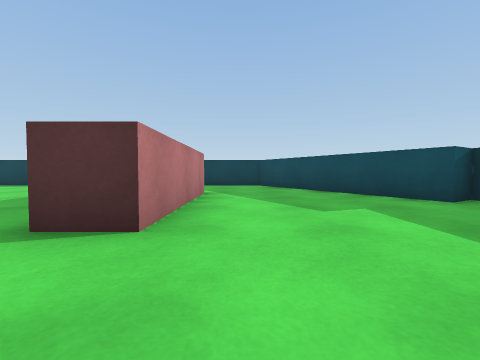
view 1 (above)

18 first-person views from a walk through a 3-D level made in the Unity game engine. The camera is 0.55 m above the floor, tilts 2° down and sees 90° across. The floor is counted in squares, 1 m on a side. Each view is taken from the middle of a square. On the plan, view 1 faces up. The plan holds only what a view shows up to about 9 squares ahead; the rest is blank. The place goes on beyond the plan.

view 2
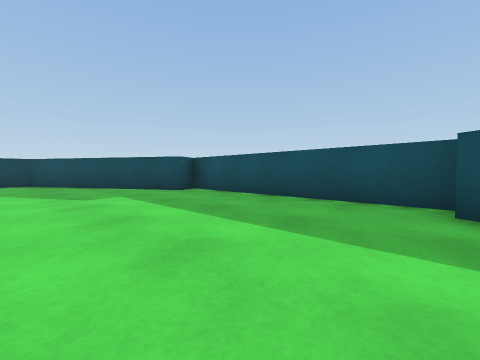

view 3
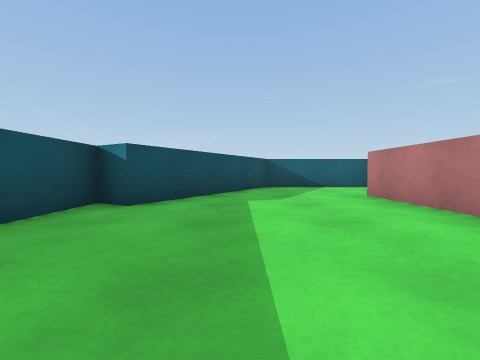

view 4
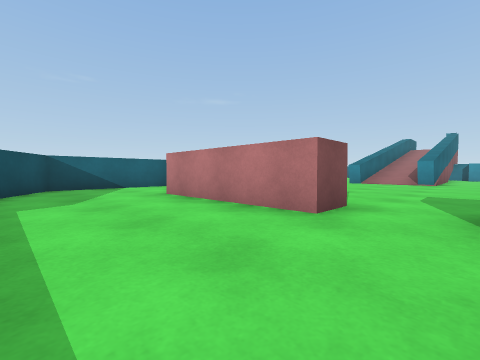

view 5
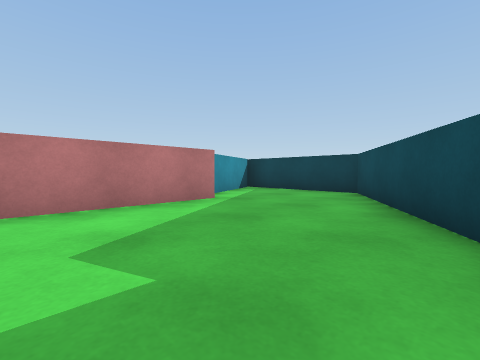

view 6
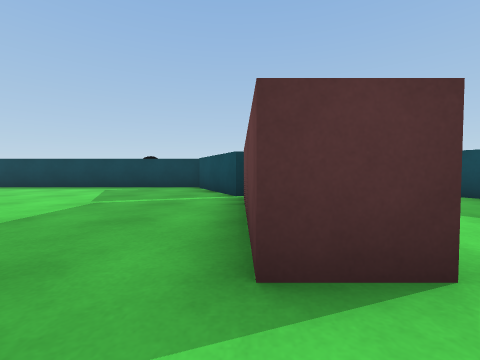

view 7
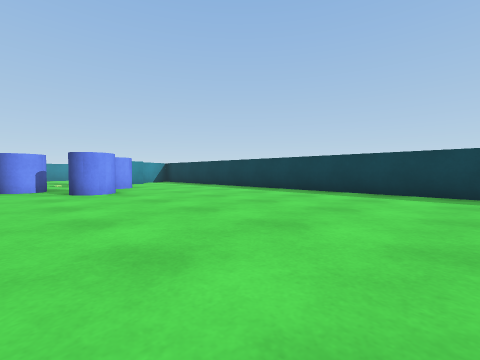

view 8
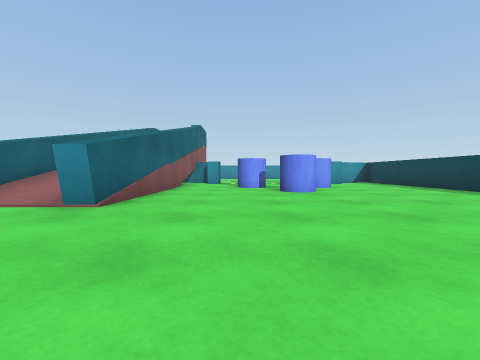

view 9
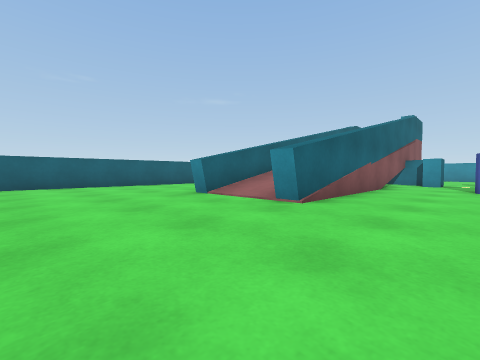

view 10
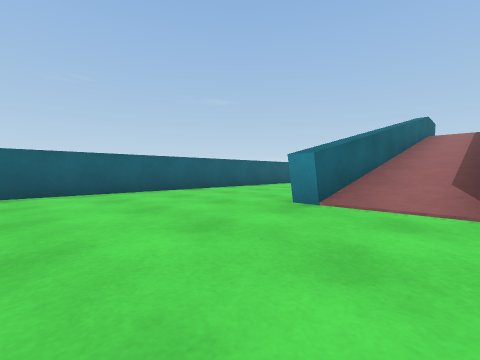

view 11
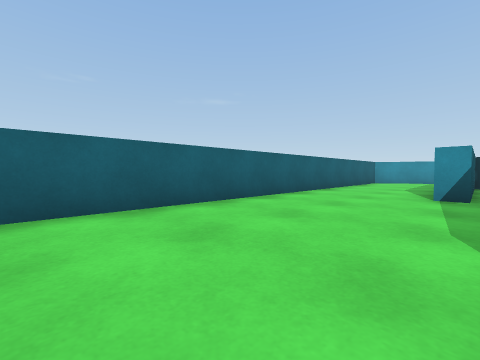

view 12
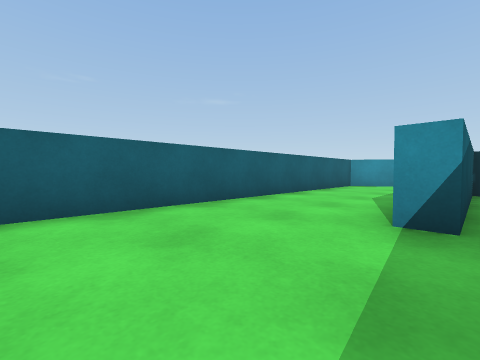

view 13
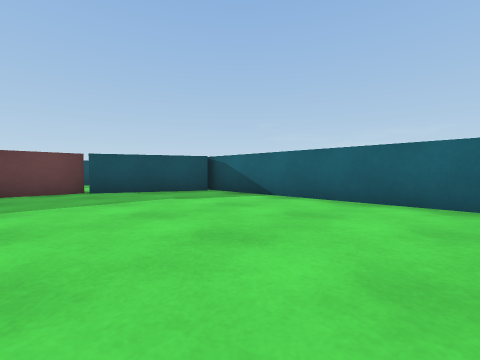

view 14
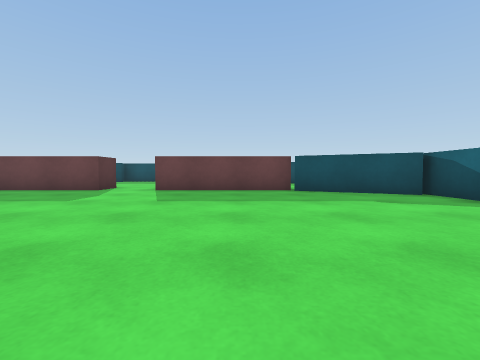

view 15
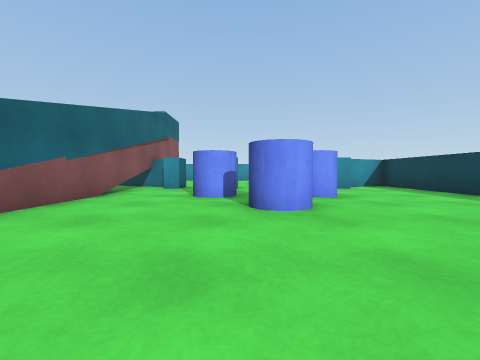

view 16
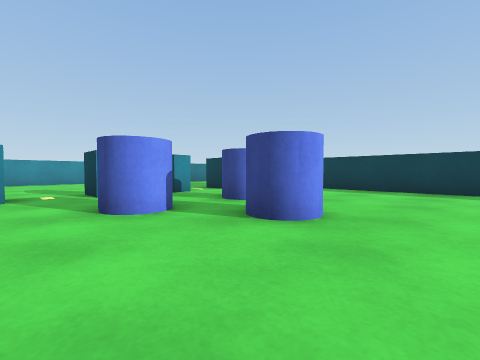

view 17
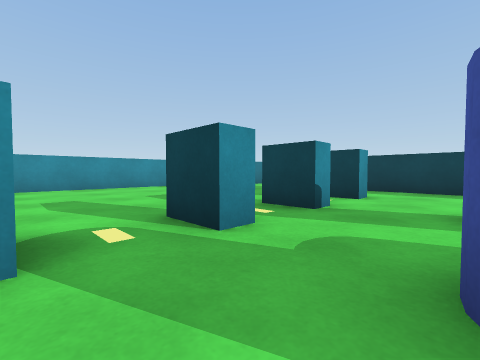

view 18
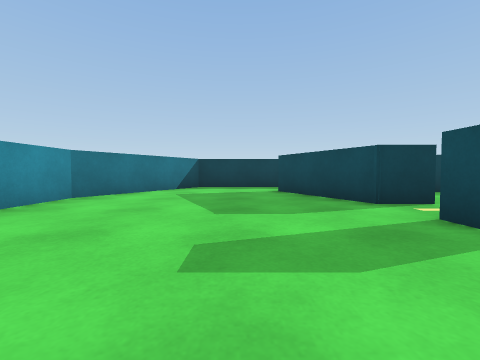

### Floor plan
Key: @ floor where view 1 was taken; # wall or solid block; . floor; / step, stairs or slope; C blue cylinder; B cyan block.
Columns run from 24 left of view 1 to 5 right of it. Each row starts with its distance up from view 1.
 12   ####
 11  ##...
 10  #....####################
  9 ##....#..............#...##
  8 #.....#..............#....#
  7 #.....#B.............##...##
  6 #........CC...........##...##
  5 #......B.CCC..........##....##
  4 #......B.CCC..........##.....#
  3 #........CC...........##.....#
  2 #.....#B..............##.....#
  1       #########..............#
  0       /////////.......##@....#
 -1       /////////.......##.....#
 -2        ########.......##....##
 -3     ######............##...##
 -4     ..................#....#
 -5    ..................##...##
 -6   #..................#....#
 -7   #########################

Where each view was taken, in squares from view 1:
view 1: 0 up, 0 right, facing up
view 2: 2 down, 0 right, facing up-right
view 3: 2 up, 2 right, facing down
view 4: 2 up, 2 right, facing down-left
view 5: 3 up, 3 right, facing up-left
view 6: 1 up, 2 left, facing up
view 7: 3 up, 6 left, facing up-left
view 8: 3 up, 6 left, facing left
view 9: 3 up, 6 left, facing down-left
view 10: 0 up, 6 left, facing down-left
view 11: 3 down, 9 left, facing down-left
view 12: 3 down, 12 left, facing down-left
view 13: 2 down, 9 left, facing down-right
view 14: 2 down, 9 left, facing right
view 15: 4 up, 9 left, facing left
view 16: 2 up, 11 left, facing up-left
view 17: 2 up, 15 left, facing up-left
view 18: 3 up, 20 left, facing up
